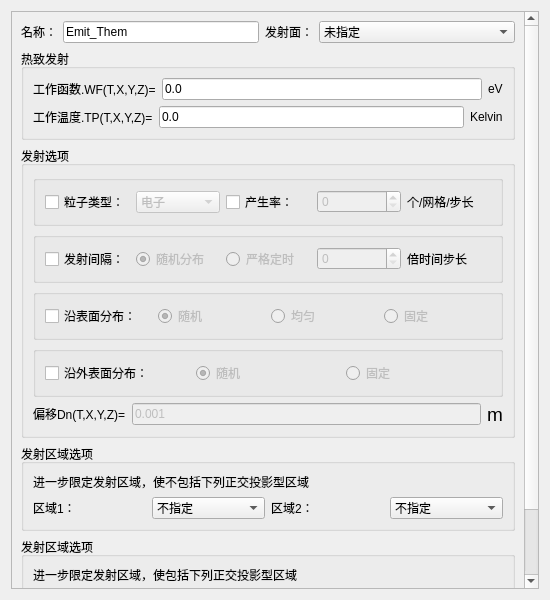
<?xml version="1.0" encoding="UTF-8"?>
<ui version="4.0">
 <class>Dialog_EmtDlg</class>
 <widget class="QDialog" name="Dialog_EmtDlg">
  <property name="windowModality">
   <enum>Qt::ApplicationModal</enum>
  </property>
  <property name="geometry">
   <rect>
    <x>0</x>
    <y>0</y>
    <width>550</width>
    <height>600</height>
   </rect>
  </property>
  <property name="minimumSize">
   <size>
    <width>0</width>
    <height>0</height>
   </size>
  </property>
  <property name="maximumSize">
   <size>
    <width>16777215</width>
    <height>16777215</height>
   </size>
  </property>
  <property name="windowTitle">
   <string>热致发射</string>
  </property>
  <layout class="QGridLayout" name="gridLayout_10">
   <item row="0" column="0">
    <widget class="QScrollArea" name="scrollArea">
     <property name="widgetResizable">
      <bool>true</bool>
     </property>
     <widget class="QWidget" name="scrollAreaWidgetContents">
      <property name="geometry">
       <rect>
        <x>0</x>
        <y>0</y>
        <width>513</width>
        <height>659</height>
       </rect>
      </property>
      <layout class="QGridLayout" name="gridLayout_9">
       <item row="0" column="0">
        <layout class="QHBoxLayout" name="horizontalLayout_9">
         <item>
          <widget class="QLabel" name="Label_Name_2">
           <property name="sizePolicy">
            <sizepolicy hsizetype="Fixed" vsizetype="Preferred">
             <horstretch>0</horstretch>
             <verstretch>0</verstretch>
            </sizepolicy>
           </property>
           <property name="text">
            <string>名称：</string>
           </property>
          </widget>
         </item>
         <item>
          <widget class="QLineEdit" name="LineEdit_Name">
           <property name="sizePolicy">
            <sizepolicy hsizetype="Preferred" vsizetype="Fixed">
             <horstretch>0</horstretch>
             <verstretch>0</verstretch>
            </sizepolicy>
           </property>
           <property name="text">
            <string>Emit_Them</string>
           </property>
          </widget>
         </item>
         <item>
          <widget class="QLabel" name="Label_Shadow_2">
           <property name="sizePolicy">
            <sizepolicy hsizetype="Fixed" vsizetype="Preferred">
             <horstretch>0</horstretch>
             <verstretch>0</verstretch>
            </sizepolicy>
           </property>
           <property name="text">
            <string>发射面：</string>
           </property>
          </widget>
         </item>
         <item>
          <widget class="StyledComboBox" name="ComboBox_Shadow">
           <property name="enabled">
            <bool>true</bool>
           </property>
           <property name="sizePolicy">
            <sizepolicy hsizetype="Preferred" vsizetype="Fixed">
             <horstretch>0</horstretch>
             <verstretch>0</verstretch>
            </sizepolicy>
           </property>
           <property name="maximumSize">
            <size>
             <width>16777215</width>
             <height>16777215</height>
            </size>
           </property>
           <property name="sizeIncrement">
            <size>
             <width>1</width>
             <height>0</height>
            </size>
           </property>
           <property name="editable">
            <bool>false</bool>
           </property>
           <item>
            <property name="text">
             <string>未指定</string>
            </property>
           </item>
          </widget>
         </item>
        </layout>
       </item>
       <item row="1" column="0">
        <spacer name="verticalSpacer">
         <property name="orientation">
          <enum>Qt::Vertical</enum>
         </property>
         <property name="sizeHint" stdset="0">
          <size>
           <width>20</width>
           <height>40</height>
          </size>
         </property>
        </spacer>
       </item>
       <item row="2" column="0">
        <widget class="QGroupBox" name="groupBox">
         <property name="title">
          <string>热致发射</string>
         </property>
         <layout class="QGridLayout" name="gridLayout_5">
          <item row="0" column="0">
           <spacer name="verticalSpacer_2">
            <property name="orientation">
             <enum>Qt::Vertical</enum>
            </property>
            <property name="sizeHint" stdset="0">
             <size>
              <width>20</width>
              <height>40</height>
             </size>
            </property>
           </spacer>
          </item>
          <item row="2" column="0">
           <spacer name="verticalSpacer_3">
            <property name="orientation">
             <enum>Qt::Vertical</enum>
            </property>
            <property name="sizeHint" stdset="0">
             <size>
              <width>20</width>
              <height>40</height>
             </size>
            </property>
           </spacer>
          </item>
          <item row="3" column="0">
           <layout class="QHBoxLayout" name="horizontalLayout_7">
            <item>
             <widget class="QLabel" name="label_3">
              <property name="text">
               <string>&lt;html&gt;&lt;head/&gt;&lt;body&gt;&lt;p&gt;工作温度.TP(T,X,Y,Z)=&lt;/p&gt;&lt;/body&gt;&lt;/html&gt;</string>
              </property>
             </widget>
            </item>
            <item>
             <widget class="QLineEdit" name="LineEdit_TP">
              <property name="enabled">
               <bool>true</bool>
              </property>
              <property name="text">
               <string>0.0</string>
              </property>
             </widget>
            </item>
            <item>
             <widget class="QLabel" name="label_4">
              <property name="text">
               <string>&lt;html&gt;&lt;head/&gt;&lt;body&gt;&lt;p&gt;Kelvin&lt;/p&gt;&lt;/body&gt;&lt;/html&gt;</string>
              </property>
             </widget>
            </item>
           </layout>
          </item>
          <item row="1" column="0">
           <layout class="QHBoxLayout" name="horizontalLayout_6">
            <item>
             <widget class="QLabel" name="label">
              <property name="text">
               <string>&lt;html&gt;&lt;head/&gt;&lt;body&gt;&lt;p&gt;工作函数.WF(T,X,Y,Z)=&lt;/p&gt;&lt;/body&gt;&lt;/html&gt;</string>
              </property>
             </widget>
            </item>
            <item>
             <widget class="QLineEdit" name="LineEdit_WF">
              <property name="text">
               <string>0.0</string>
              </property>
             </widget>
            </item>
            <item>
             <widget class="QLabel" name="label_2">
              <property name="text">
               <string>&lt;html&gt;&lt;head/&gt;&lt;body&gt;&lt;p&gt;eV&lt;/p&gt;&lt;/body&gt;&lt;/html&gt;</string>
              </property>
             </widget>
            </item>
           </layout>
          </item>
          <item row="4" column="0">
           <spacer name="verticalSpacer_4">
            <property name="orientation">
             <enum>Qt::Vertical</enum>
            </property>
            <property name="sizeHint" stdset="0">
             <size>
              <width>20</width>
              <height>40</height>
             </size>
            </property>
           </spacer>
          </item>
         </layout>
        </widget>
       </item>
       <item row="3" column="0">
        <widget class="QGroupBox" name="groupBox_2">
         <property name="title">
          <string>发射选项</string>
         </property>
         <layout class="QGridLayout" name="gridLayout_4">
          <item row="4" column="0">
           <layout class="QHBoxLayout" name="horizontalLayout_3">
            <item>
             <widget class="QGroupBox" name="groupBox_6">
              <property name="title">
               <string/>
              </property>
              <property name="flat">
               <bool>true</bool>
              </property>
              <layout class="QGridLayout" name="gridLayout_6">
               <item row="0" column="0">
                <widget class="QCheckBox" name="checkBox_surface">
                 <property name="text">
                  <string>沿表面分布：</string>
                 </property>
                </widget>
               </item>
               <item row="0" column="1">
                <widget class="QRadioButton" name="radioButton_randomm">
                 <property name="enabled">
                  <bool>false</bool>
                 </property>
                 <property name="text">
                  <string>随机</string>
                 </property>
                 <property name="checked">
                  <bool>true</bool>
                 </property>
                </widget>
               </item>
               <item row="0" column="2">
                <widget class="QRadioButton" name="radioButton_uniform">
                 <property name="enabled">
                  <bool>false</bool>
                 </property>
                 <property name="text">
                  <string>均匀</string>
                 </property>
                </widget>
               </item>
               <item row="0" column="3">
                <widget class="QRadioButton" name="radioButton_fixed">
                 <property name="enabled">
                  <bool>false</bool>
                 </property>
                 <property name="text">
                  <string>固定</string>
                 </property>
                </widget>
               </item>
              </layout>
             </widget>
            </item>
           </layout>
          </item>
          <item row="3" column="0">
           <spacer name="verticalSpacer_6">
            <property name="orientation">
             <enum>Qt::Vertical</enum>
            </property>
            <property name="sizeHint" stdset="0">
             <size>
              <width>20</width>
              <height>40</height>
             </size>
            </property>
           </spacer>
          </item>
          <item row="1" column="0">
           <spacer name="verticalSpacer_5">
            <property name="orientation">
             <enum>Qt::Vertical</enum>
            </property>
            <property name="sizeHint" stdset="0">
             <size>
              <width>20</width>
              <height>40</height>
             </size>
            </property>
           </spacer>
          </item>
          <item row="2" column="0">
           <layout class="QHBoxLayout" name="horizontalLayout_2">
            <item>
             <widget class="QGroupBox" name="groupBox_7">
              <property name="title">
               <string/>
              </property>
              <property name="flat">
               <bool>true</bool>
              </property>
              <layout class="QGridLayout" name="gridLayout_7">
               <item row="0" column="2">
                <widget class="QRadioButton" name="radioButton_strictTiming">
                 <property name="enabled">
                  <bool>false</bool>
                 </property>
                 <property name="text">
                  <string>严格定时</string>
                 </property>
                </widget>
               </item>
               <item row="0" column="3">
                <widget class="QSpinBox" name="spinBox_timesStep">
                 <property name="enabled">
                  <bool>false</bool>
                 </property>
                </widget>
               </item>
               <item row="0" column="1">
                <widget class="QRadioButton" name="radioButton_random">
                 <property name="enabled">
                  <bool>false</bool>
                 </property>
                 <property name="text">
                  <string>随机分布</string>
                 </property>
                 <property name="checked">
                  <bool>true</bool>
                 </property>
                </widget>
               </item>
               <item row="0" column="0">
                <widget class="QCheckBox" name="checkBox_transmittingInterval">
                 <property name="text">
                  <string>发射间隔：</string>
                 </property>
                </widget>
               </item>
               <item row="0" column="4">
                <widget class="QLabel" name="label_9">
                 <property name="text">
                  <string>倍时间步长</string>
                 </property>
                </widget>
               </item>
              </layout>
             </widget>
            </item>
           </layout>
          </item>
          <item row="8" column="0">
           <layout class="QHBoxLayout" name="horizontalLayout_5">
            <item>
             <widget class="QLabel" name="label_5">
              <property name="text">
               <string>&lt;html&gt;&lt;head/&gt;&lt;body&gt;&lt;p&gt;偏移Dn(T,X,Y,Z)=&lt;/p&gt;&lt;/body&gt;&lt;/html&gt;</string>
              </property>
             </widget>
            </item>
            <item>
             <widget class="QLineEdit" name="LineEdit_Dn">
              <property name="enabled">
               <bool>false</bool>
              </property>
              <property name="text">
               <string>0.001</string>
              </property>
             </widget>
            </item>
            <item>
             <widget class="QLabel" name="label_8">
              <property name="text">
               <string>&lt;html&gt;&lt;head/&gt;&lt;body&gt;&lt;p&gt;&lt;span style=&quot; font-size:14pt;&quot;&gt;m&lt;/span&gt;&lt;/p&gt;&lt;/body&gt;&lt;/html&gt;</string>
              </property>
             </widget>
            </item>
           </layout>
          </item>
          <item row="6" column="0">
           <layout class="QHBoxLayout" name="horizontalLayout_4">
            <item>
             <widget class="QGroupBox" name="groupBox_5">
              <property name="title">
               <string/>
              </property>
              <property name="flat">
               <bool>true</bool>
              </property>
              <layout class="QGridLayout" name="gridLayout">
               <item row="0" column="1">
                <widget class="QRadioButton" name="radioButton_randommm">
                 <property name="enabled">
                  <bool>false</bool>
                 </property>
                 <property name="text">
                  <string>随机</string>
                 </property>
                 <property name="checked">
                  <bool>true</bool>
                 </property>
                </widget>
               </item>
               <item row="0" column="2">
                <widget class="QRadioButton" name="radioButton_alongOutsideFixed">
                 <property name="enabled">
                  <bool>false</bool>
                 </property>
                 <property name="text">
                  <string>固定</string>
                 </property>
                </widget>
               </item>
               <item row="0" column="0">
                <widget class="QCheckBox" name="checkBox_outSurface">
                 <property name="text">
                  <string>沿外表面分布：</string>
                 </property>
                </widget>
               </item>
              </layout>
             </widget>
            </item>
           </layout>
          </item>
          <item row="0" column="0">
           <layout class="QHBoxLayout" name="horizontalLayout_8">
            <item>
             <widget class="QGroupBox" name="groupBox_8">
              <property name="title">
               <string/>
              </property>
              <property name="flat">
               <bool>true</bool>
              </property>
              <layout class="QGridLayout" name="gridLayout_8">
               <item row="0" column="3">
                <widget class="QSpinBox" name="spinBox_generationRate">
                 <property name="enabled">
                  <bool>false</bool>
                 </property>
                </widget>
               </item>
               <item row="0" column="1">
                <widget class="StyledComboBox" name="ComboBox_particleType">
                 <property name="enabled">
                  <bool>false</bool>
                 </property>
                 <item>
                  <property name="text">
                   <string>电子</string>
                  </property>
                 </item>
                 <item>
                  <property name="text">
                   <string>质子</string>
                  </property>
                 </item>
                </widget>
               </item>
               <item row="0" column="2">
                <widget class="QCheckBox" name="checkBox_generationRate">
                 <property name="text">
                  <string>产生率：</string>
                 </property>
                </widget>
               </item>
               <item row="0" column="0">
                <widget class="QCheckBox" name="checkBox_particleType">
                 <property name="text">
                  <string>粒子类型：</string>
                 </property>
                </widget>
               </item>
               <item row="0" column="4">
                <widget class="QLabel" name="label_7">
                 <property name="text">
                  <string>个/网格/步长</string>
                 </property>
                </widget>
               </item>
              </layout>
             </widget>
            </item>
           </layout>
          </item>
          <item row="5" column="0">
           <spacer name="verticalSpacer_7">
            <property name="orientation">
             <enum>Qt::Vertical</enum>
            </property>
            <property name="sizeHint" stdset="0">
             <size>
              <width>20</width>
              <height>40</height>
             </size>
            </property>
           </spacer>
          </item>
          <item row="7" column="0">
           <spacer name="verticalSpacer_8">
            <property name="orientation">
             <enum>Qt::Vertical</enum>
            </property>
            <property name="sizeHint" stdset="0">
             <size>
              <width>20</width>
              <height>40</height>
             </size>
            </property>
           </spacer>
          </item>
         </layout>
        </widget>
       </item>
       <item row="4" column="0">
        <widget class="QGroupBox" name="groupBox_3">
         <property name="title">
          <string>发射区域选项</string>
         </property>
         <layout class="QGridLayout" name="gridLayout_3">
          <item row="1" column="0">
           <layout class="QHBoxLayout" name="horizontalLayout_14">
            <item>
             <widget class="QLabel" name="label_16">
              <property name="text">
               <string>&lt;html&gt;&lt;head/&gt;&lt;body&gt;&lt;p&gt;进一步限定发射区域，使不包括下列正交投影型区域&lt;/p&gt;&lt;/body&gt;&lt;/html&gt;</string>
              </property>
             </widget>
            </item>
           </layout>
          </item>
          <item row="3" column="0">
           <layout class="QHBoxLayout" name="horizontalLayout_15">
            <item>
             <widget class="QLabel" name="label_17">
              <property name="text">
               <string>区域1：</string>
              </property>
             </widget>
            </item>
            <item>
             <widget class="StyledComboBox" name="ComboBox_notInclued">
              <item>
               <property name="text">
                <string>不指定</string>
               </property>
              </item>
             </widget>
            </item>
            <item>
             <widget class="QLabel" name="label_15">
              <property name="text">
               <string>区域2：</string>
              </property>
             </widget>
            </item>
            <item>
             <widget class="StyledComboBox" name="ComboBox_notIncludedd">
              <item>
               <property name="text">
                <string>不指定</string>
               </property>
              </item>
             </widget>
            </item>
           </layout>
          </item>
          <item row="2" column="0">
           <spacer name="verticalSpacer_12">
            <property name="orientation">
             <enum>Qt::Vertical</enum>
            </property>
            <property name="sizeHint" stdset="0">
             <size>
              <width>20</width>
              <height>40</height>
             </size>
            </property>
           </spacer>
          </item>
          <item row="0" column="0">
           <spacer name="verticalSpacer_11">
            <property name="orientation">
             <enum>Qt::Vertical</enum>
            </property>
            <property name="sizeHint" stdset="0">
             <size>
              <width>20</width>
              <height>40</height>
             </size>
            </property>
           </spacer>
          </item>
          <item row="4" column="0">
           <spacer name="verticalSpacer_13">
            <property name="orientation">
             <enum>Qt::Vertical</enum>
            </property>
            <property name="sizeHint" stdset="0">
             <size>
              <width>20</width>
              <height>40</height>
             </size>
            </property>
           </spacer>
          </item>
         </layout>
        </widget>
       </item>
       <item row="5" column="0">
        <widget class="QGroupBox" name="groupBox_4">
         <property name="title">
          <string>发射区域选项</string>
         </property>
         <layout class="QGridLayout" name="gridLayout_2">
          <item row="0" column="0">
           <spacer name="verticalSpacer_14">
            <property name="orientation">
             <enum>Qt::Vertical</enum>
            </property>
            <property name="sizeHint" stdset="0">
             <size>
              <width>20</width>
              <height>40</height>
             </size>
            </property>
           </spacer>
          </item>
          <item row="2" column="0">
           <spacer name="verticalSpacer_15">
            <property name="orientation">
             <enum>Qt::Vertical</enum>
            </property>
            <property name="sizeHint" stdset="0">
             <size>
              <width>20</width>
              <height>40</height>
             </size>
            </property>
           </spacer>
          </item>
          <item row="1" column="0">
           <layout class="QHBoxLayout" name="horizontalLayout_16">
            <item>
             <widget class="QLabel" name="label_18">
              <property name="text">
               <string>&lt;html&gt;&lt;head/&gt;&lt;body&gt;&lt;p&gt;进一步限定发射区域，使包括下列正交投影型区域&lt;/p&gt;&lt;/body&gt;&lt;/html&gt;</string>
              </property>
             </widget>
            </item>
           </layout>
          </item>
          <item row="3" column="0">
           <layout class="QHBoxLayout" name="horizontalLayout_17">
            <item>
             <widget class="QLabel" name="label_19">
              <property name="text">
               <string>区域1：</string>
              </property>
             </widget>
            </item>
            <item>
             <widget class="StyledComboBox" name="ComboBox_included">
              <item>
               <property name="text">
                <string>不指定</string>
               </property>
              </item>
             </widget>
            </item>
            <item>
             <widget class="QLabel" name="label_20">
              <property name="text">
               <string>区域2：</string>
              </property>
             </widget>
            </item>
            <item>
             <widget class="StyledComboBox" name="ComboBox_includedd">
              <item>
               <property name="text">
                <string>不指定</string>
               </property>
              </item>
             </widget>
            </item>
           </layout>
          </item>
          <item row="4" column="0">
           <spacer name="verticalSpacer_16">
            <property name="orientation">
             <enum>Qt::Vertical</enum>
            </property>
            <property name="sizeHint" stdset="0">
             <size>
              <width>20</width>
              <height>40</height>
             </size>
            </property>
           </spacer>
          </item>
         </layout>
        </widget>
       </item>
       <item row="6" column="0">
        <layout class="QHBoxLayout" name="horizontalLayout_18">
         <item>
          <widget class="QPushButton" name="pb_ok">
           <property name="text">
            <string>确定</string>
           </property>
          </widget>
         </item>
         <item>
          <widget class="QPushButton" name="pb_cancel">
           <property name="text">
            <string>取消</string>
           </property>
          </widget>
         </item>
        </layout>
       </item>
       <item row="7" column="0">
        <spacer name="verticalSpacer_17">
         <property name="orientation">
          <enum>Qt::Vertical</enum>
         </property>
         <property name="sizeHint" stdset="0">
          <size>
           <width>20</width>
           <height>40</height>
          </size>
         </property>
        </spacer>
       </item>
      </layout>
     </widget>
    </widget>
   </item>
  </layout>
 </widget>
 <customwidgets>
  <customwidget>
   <class>StyledComboBox</class>
   <extends>QComboBox</extends>
   <header>StyledComboBox.h</header>
  </customwidget>
 </customwidgets>
 <resources/>
 <connections/>
</ui>
